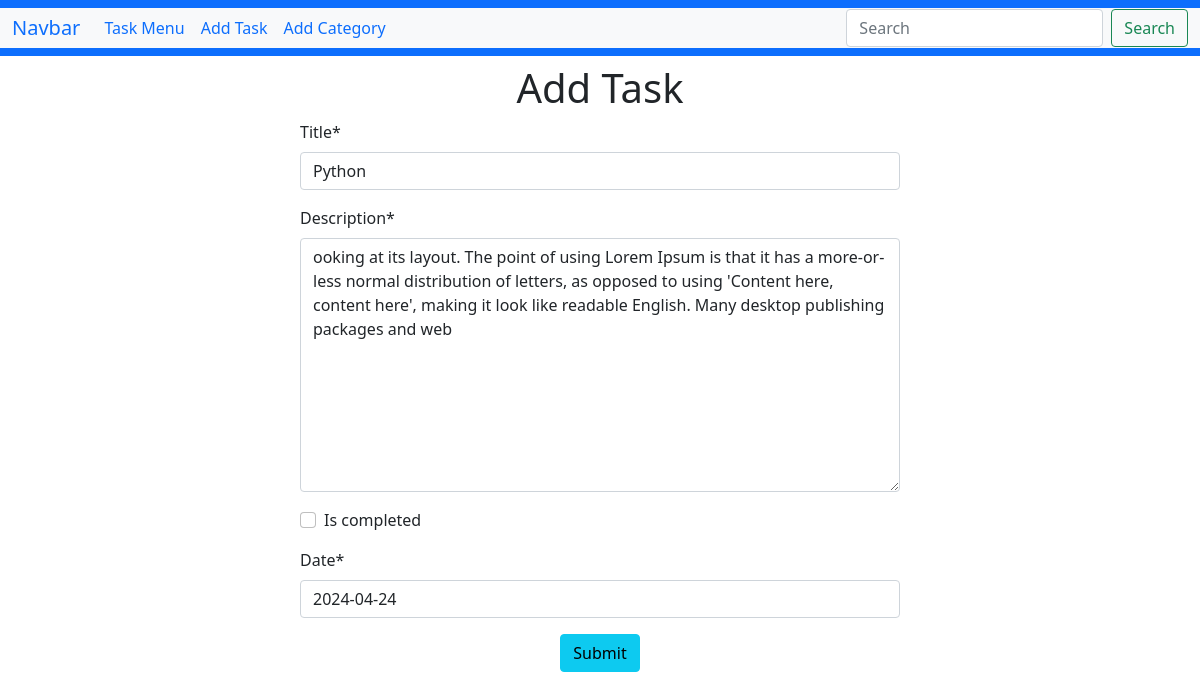
Screenshot of /task/edit/21 with the database file from the repository.
### Task/models.py (models this page shows, shortened)
class TaskModel(models.Model):
    title = models.CharField(max_length=250)
    description = models.TextField()
    is_completed = models.BooleanField(default=False)
    date = models.DateField()
    class Meta:
        db_table = 'TaskModel'  # Specify the correct table name here

### Task/views.py (the view)
# urls.py: path('edit/<int:id>',views.edit_task,name="edit_task"),
def edit_task(request,id):
    task = TaskModel.objects.get(pk=id)
    task_form = TaskForm(instance=task)
    if request.method == 'POST':
        task_form = TaskForm(request.POST, instance=task)
        if task_form.is_valid():
            task_form.save()
            return redirect('homepage')
    return render(request,'add_task.html',{'form':task_form})

### Task/forms.py
class TaskForm(forms.ModelForm):
    class Meta:
        model = TaskModel
        fields = '__all__'

### Task/templates/add_task.html (shortened to what this page needs)
{% extends "base.html" %}
{% load crispy_forms_tags %}
{% block content %}
    <form style="width:50%; margin:auto" method="post">
        <h1 class="text-center mt-2">Add Task </h1>
        {{form | crispy}}
        <div class="d-flex justify-content-center mt-2">
            <button class="btn btn-info" type="submit">Submit</button>
        </div>
    </form>
{% endblock  %}

### rows the page displays
TaskModel: title "Python", description "ooking at its layout. The point of using Lorem Ipsum is that it has a more-or-less normal distribution of letters, as opposed to using 'Content here, content here', making it look like readable English. Many desktop publishing packages and web", date "2024-04-24"
